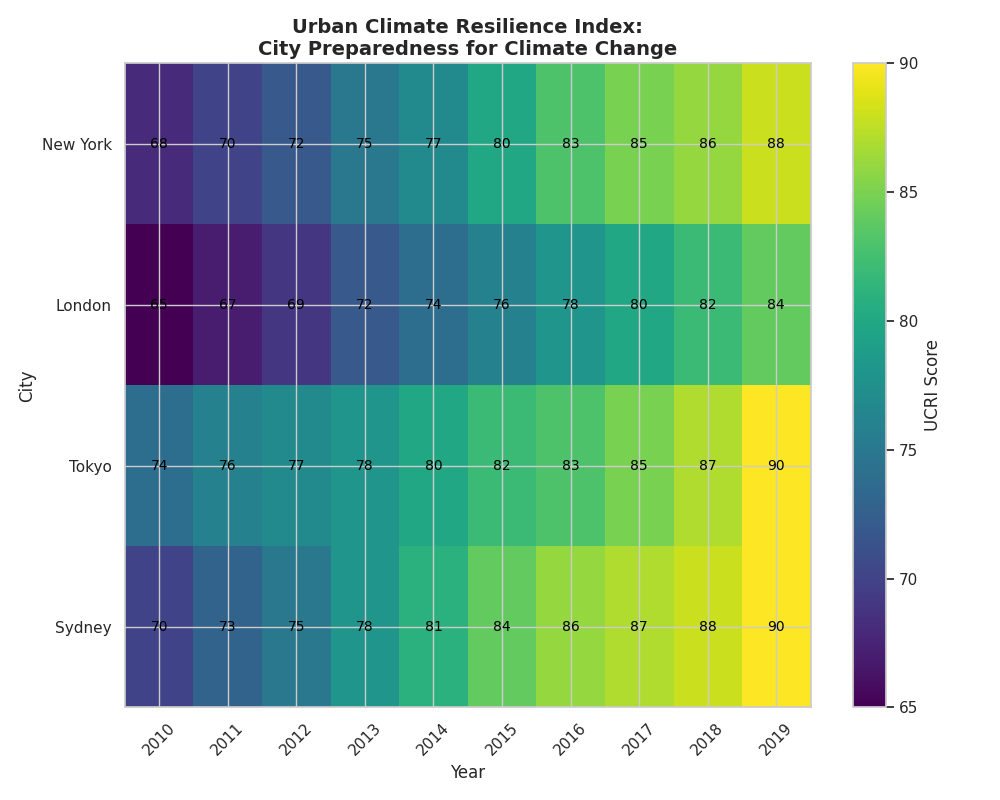

Reproduce this figure in Python.
import matplotlib.pyplot as plt
import numpy as np

cities = ['New York', 'London', 'Tokyo', 'Sydney']
years = np.arange(2010, 2020)
ucri_scores = np.array([
    [68, 70, 72, 75, 77, 80, 83, 85, 86, 88],
    [65, 67, 69, 72, 74, 76, 78, 80, 82, 84],
    [74, 76, 77, 78, 80, 82, 83, 85, 87, 90],
    [70, 73, 75, 78, 81, 84, 86, 87, 88, 90]
])

fig, ax = plt.subplots(figsize=(10, 8))
cax = ax.imshow(ucri_scores, cmap='viridis', aspect='auto')  # Changed colormap to 'viridis'

ax.set_xticks(np.arange(len(years)))
ax.set_yticks(np.arange(len(cities)))
ax.set_xticklabels(years)
ax.set_yticklabels(cities)
ax.set_xlabel('Year', fontsize=12)
ax.set_ylabel('City', fontsize=12)
ax.set_title('Urban Climate Resilience Index:\nCity Preparedness for Climate Change', fontsize=14, fontweight='bold')

plt.xticks(rotation=45)
cbar = fig.colorbar(cax)
cbar.set_label('UCRI Score', fontsize=12)

for i in range(len(cities)):
    for j in range(len(years)):
        ax.text(j, i, ucri_scores[i, j], va='center', ha='center', color='black', fontsize=10)

plt.tight_layout()
plt.show()
